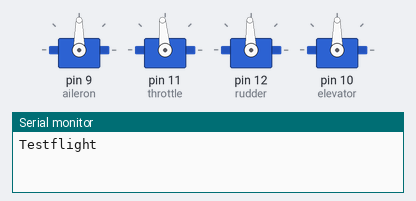
Recording of a sketch running on a simulated Arduino Uno, built with avr-gcc and run on an emulated ATmega328P. Parts: 4 × servo, the last lines printed to the serial monitor.

Above: at 0.1 s.
At 4.1 s:
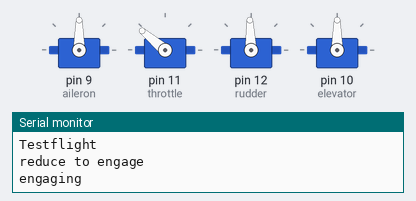
At 8.13 s:
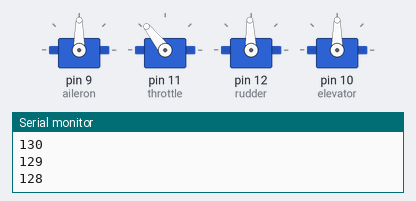
At 12.13 s:
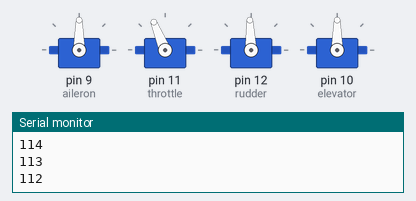
At 20.39 s:
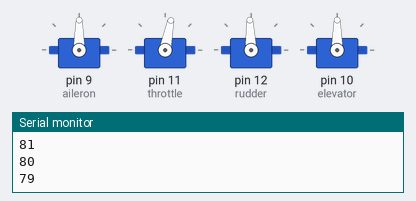
At 33.8 s:
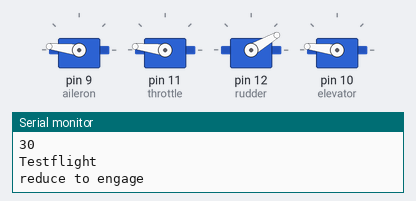
Timing chart, 0 to 40.0 s (numbered marks = the images above):
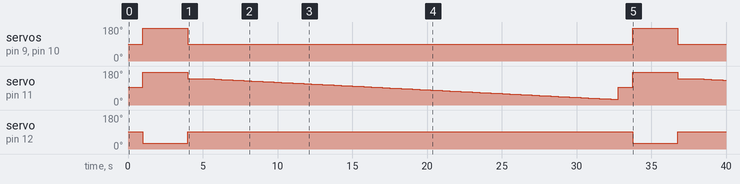

The sketch:

test.ino
```cpp
#include <Servo.h>


Servo aileron;
Servo throttle;
Servo rudder;
Servo elevator;
//int pos = 0;
int i=0;

void setup() {
  aileron.attach(9);
  throttle.attach(11);
  rudder.attach(12);
  elevator.attach(10);
  Serial.begin(9600);
}

void loop() {
//
//  throttle.write(95);
//  aileron.write(90);
//  rudder.write(92);
//  elevator.write(90);
//  int o;
//  o = throttle.read();
//  Serial.println(o);
//  delay(5000);
testFlight();

}

void testFlight(){
  Serial.println("Testflight");
  aileron.write(90);
  elevator.write(90);
  throttle.write(95);
  rudder.write(92);
  delay(1000);
  Serial.println("reduce to engage");
  aileron.write(173);
  elevator.write(173);
  throttle.write(173);
  rudder.write(30);
  delay(1000);
  Serial.println("engaging");
  delay(2000);
  aileron.write(90);
  elevator.write(90);
  throttle.write(140);
  rudder.write(92);
  delay(1000);
  Serial.println("increasing thrust");
  for(int i=140;i>=30;i--){
    throttle.write(i);
    Serial.println(i);
    delay(250);}
}

/*#############################################################
*Functions for the Drone movement
*#############################################################
*/

// 1. Throttle Up
// 2. Throttle Down
// 3. Aileron Left
// 4. Aileron Right

// 5. Rudder Up
// 6. Rudder Down
// 7. Elevator Left
// 8. Elevator Right

// Main Parameters ~ Frequency, port number,

//Engage
void Engage(){
  throttle.write(0);
  aileron.write(180);
  rudder.write(180);
  elevator.write(180);
  delay(1000);
  throttle.write(0);
  aileron.write(0);
  rudder.write(0);
  elevator.write(360);
}

void return_to_normal(){
  aileron.write(180);
  rudder.write(180);
  elevator.write(180);
}

void lift(){
  for(i = 0; i <= 360; i++){
    throttle.write(i);
    delay(100);
    if(i==180){
      delay(2500);
    }
  }
  delay(5000);

}
```

Measured:
- by itself, servo on pin 9 (aileron), servo on pin 10 (elevator): alternates 173° for 3.0 s and 90° for 29.8 s
- by itself, servo on pin 12 (rudder): alternates 92° for 29.8 s and 30° for 3.0 s
- by itself, servo on pin 11 (throttle): 95° → 173° at 1.0 s, → 140° 3.0 s later, → 139° 1.3 s later, → 138° 0.25 s later, … (123 changes in this stretch)
